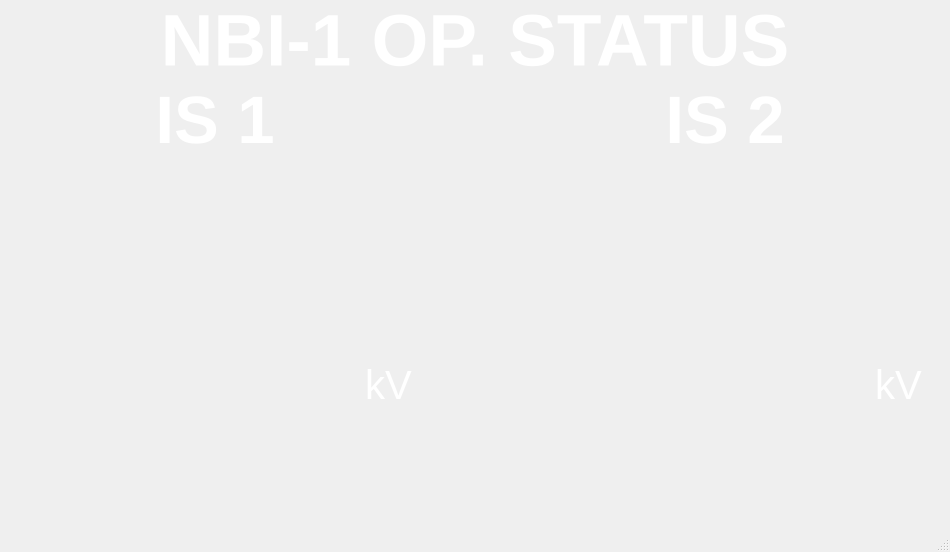
<?xml version="1.0" encoding="UTF-8"?>
<ui version="4.0">
 <class>MainWindow</class>
 <widget class="QMainWindow" name="MainWindow">
  <property name="geometry">
   <rect>
    <x>0</x>
    <y>0</y>
    <width>950</width>
    <height>552</height>
   </rect>
  </property>
  <property name="windowTitle">
   <string>NBI-1 OP. STATUS</string>
  </property>
  <widget class="QWidget" name="centralWidget">
   <widget class="CAGraphic" name="caGraphic_2">
    <property name="geometry">
     <rect>
      <x>10</x>
      <y>160</y>
      <width>410</width>
      <height>90</height>
     </rect>
    </property>
    <property name="geometryType">
     <enum>StaticGraphic::Rectangle</enum>
    </property>
    <property name="fillColor" stdset="0">
     <color>
      <red>255</red>
      <green>0</green>
      <blue>0</blue>
     </color>
    </property>
    <property name="fillDisplayMode">
     <enum>CAGraphic::Blink</enum>
    </property>
    <property name="pvname">
     <string>NB1_BEAMON_OP1_STATUS</string>
    </property>
   </widget>
   <widget class="QLabel" name="label">
    <property name="geometry">
     <rect>
      <x>10</x>
      <y>-10</y>
      <width>930</width>
      <height>100</height>
     </rect>
    </property>
    <property name="font">
     <font>
      <pointsize>55</pointsize>
      <weight>75</weight>
      <bold>true</bold>
     </font>
    </property>
    <property name="styleSheet">
     <string notr="true">color:white;</string>
    </property>
    <property name="text">
     <string>NBI-1 OP. STATUS</string>
    </property>
    <property name="alignment">
     <set>Qt::AlignCenter</set>
    </property>
   </widget>
   <widget class="QLabel" name="label_9">
    <property name="geometry">
     <rect>
      <x>0</x>
      <y>0</y>
      <width>950</width>
      <height>530</height>
     </rect>
    </property>
    <property name="font">
     <font>
      <family>Sans Serif</family>
     </font>
    </property>
    <property name="text">
     <string/>
    </property>
    <property name="pixmap">
     <pixmap resource="resources/resources.qrc">:/new/prefix1/images/background.png</pixmap>
    </property>
   </widget>
   <widget class="CAGraphic" name="caGraphic_3">
    <property name="geometry">
     <rect>
      <x>10</x>
      <y>340</y>
      <width>230</width>
      <height>80</height>
     </rect>
    </property>
    <property name="geometryType">
     <enum>StaticGraphic::Rectangle</enum>
    </property>
    <property name="fillColor" stdset="0">
     <color>
      <red>255</red>
      <green>0</green>
      <blue>0</blue>
     </color>
    </property>
    <property name="fillDisplayMode">
     <enum>CAGraphic::Blink</enum>
    </property>
    <property name="pvname">
     <string>NB1_PS1_STA_HVON</string>
    </property>
   </widget>
   <widget class="CALabel" name="caLabel">
    <property name="geometry">
     <rect>
      <x>25</x>
      <y>170</y>
      <width>380</width>
      <height>70</height>
     </rect>
    </property>
    <property name="font">
     <font>
      <pointsize>40</pointsize>
     </font>
    </property>
    <property name="styleSheet">
     <string notr="true">color:white;</string>
    </property>
    <property name="alignment">
     <set>Qt::AlignCenter</set>
    </property>
    <property name="pvname">
     <string>NB1_BEAMON_OP1_STATUS</string>
    </property>
    <property name="truelabel">
     <string>Beam ON</string>
    </property>
    <property name="falselabel">
     <string>Beam OFF</string>
    </property>
   </widget>
   <widget class="CALabel" name="caLabel_2">
    <property name="geometry">
     <rect>
      <x>30</x>
      <y>350</y>
      <width>190</width>
      <height>60</height>
     </rect>
    </property>
    <property name="font">
     <font>
      <pointsize>40</pointsize>
     </font>
    </property>
    <property name="styleSheet">
     <string notr="true">color:white;</string>
    </property>
    <property name="alignment">
     <set>Qt::AlignCenter</set>
    </property>
    <property name="pvname">
     <string>NB1_PS1_STA_HVON</string>
    </property>
    <property name="truelabel">
     <string>HV ON</string>
    </property>
    <property name="falselabel">
     <string>HV OFF</string>
    </property>
   </widget>
   <widget class="CALabel" name="caLabel_3">
    <property name="geometry">
     <rect>
      <x>250</x>
      <y>350</y>
      <width>110</width>
      <height>60</height>
     </rect>
    </property>
    <property name="font">
     <font>
      <pointsize>30</pointsize>
     </font>
    </property>
    <property name="alignment">
     <set>Qt::AlignCenter</set>
    </property>
    <property name="pvname">
     <string>NB1_P1G1_AO_DCLINK</string>
    </property>
    <property name="dmode" stdset="0">
     <enum>CALabel::RealOne</enum>
    </property>
    <property name="cmode" stdset="0">
     <enum>CALabel::Alarm</enum>
    </property>
   </widget>
   <widget class="CALabel" name="caLabel_4">
    <property name="geometry">
     <rect>
      <x>540</x>
      <y>350</y>
      <width>190</width>
      <height>60</height>
     </rect>
    </property>
    <property name="font">
     <font>
      <pointsize>40</pointsize>
     </font>
    </property>
    <property name="styleSheet">
     <string notr="true">color:white;</string>
    </property>
    <property name="alignment">
     <set>Qt::AlignCenter</set>
    </property>
    <property name="pvname">
     <string>NB1_PS2_STA_HVON</string>
    </property>
    <property name="truelabel">
     <string>HV ON</string>
    </property>
    <property name="falselabel">
     <string>HV OFF</string>
    </property>
   </widget>
   <widget class="CAGraphic" name="caGraphic_4">
    <property name="geometry">
     <rect>
      <x>520</x>
      <y>340</y>
      <width>230</width>
      <height>80</height>
     </rect>
    </property>
    <property name="geometryType">
     <enum>StaticGraphic::Rectangle</enum>
    </property>
    <property name="fillColor" stdset="0">
     <color>
      <red>255</red>
      <green>0</green>
      <blue>0</blue>
     </color>
    </property>
    <property name="fillDisplayMode">
     <enum>CAGraphic::Blink</enum>
    </property>
    <property name="pvname">
     <string>NB1_PS2_STA_HVON</string>
    </property>
   </widget>
   <widget class="QLabel" name="label_2">
    <property name="geometry">
     <rect>
      <x>10</x>
      <y>90</y>
      <width>410</width>
      <height>60</height>
     </rect>
    </property>
    <property name="font">
     <font>
      <pointsize>50</pointsize>
      <weight>75</weight>
      <bold>true</bold>
     </font>
    </property>
    <property name="styleSheet">
     <string notr="true">color:white;</string>
    </property>
    <property name="text">
     <string>IS 1</string>
    </property>
    <property name="alignment">
     <set>Qt::AlignCenter</set>
    </property>
   </widget>
   <widget class="QLabel" name="label_3">
    <property name="geometry">
     <rect>
      <x>520</x>
      <y>90</y>
      <width>410</width>
      <height>60</height>
     </rect>
    </property>
    <property name="font">
     <font>
      <pointsize>50</pointsize>
      <weight>75</weight>
      <bold>true</bold>
     </font>
    </property>
    <property name="styleSheet">
     <string notr="true">color:white;</string>
    </property>
    <property name="text">
     <string>IS 2</string>
    </property>
    <property name="alignment">
     <set>Qt::AlignCenter</set>
    </property>
   </widget>
   <widget class="CALabel" name="caLabel_5">
    <property name="geometry">
     <rect>
      <x>760</x>
      <y>350</y>
      <width>110</width>
      <height>60</height>
     </rect>
    </property>
    <property name="font">
     <font>
      <pointsize>30</pointsize>
     </font>
    </property>
    <property name="alignment">
     <set>Qt::AlignCenter</set>
    </property>
    <property name="pvname">
     <string>NB1_P2G1_STA_VDC</string>
    </property>
    <property name="dmode" stdset="0">
     <enum>CALabel::RealOne</enum>
    </property>
    <property name="cmode" stdset="0">
     <enum>CALabel::Alarm</enum>
    </property>
   </widget>
   <widget class="QLabel" name="label_4">
    <property name="geometry">
     <rect>
      <x>875</x>
      <y>360</y>
      <width>50</width>
      <height>50</height>
     </rect>
    </property>
    <property name="font">
     <font>
      <pointsize>30</pointsize>
     </font>
    </property>
    <property name="styleSheet">
     <string notr="true">color:white;</string>
    </property>
    <property name="text">
     <string>kV</string>
    </property>
   </widget>
   <widget class="QLabel" name="label_5">
    <property name="geometry">
     <rect>
      <x>365</x>
      <y>360</y>
      <width>50</width>
      <height>50</height>
     </rect>
    </property>
    <property name="font">
     <font>
      <pointsize>30</pointsize>
     </font>
    </property>
    <property name="styleSheet">
     <string notr="true">color:white;</string>
    </property>
    <property name="text">
     <string>kV</string>
    </property>
   </widget>
   <widget class="CALabel" name="caLabel_6">
    <property name="geometry">
     <rect>
      <x>535</x>
      <y>170</y>
      <width>380</width>
      <height>70</height>
     </rect>
    </property>
    <property name="font">
     <font>
      <pointsize>40</pointsize>
     </font>
    </property>
    <property name="styleSheet">
     <string notr="true">color:white;</string>
    </property>
    <property name="alignment">
     <set>Qt::AlignCenter</set>
    </property>
    <property name="pvname">
     <string>NB1_BEAMON_OP2_STATUS</string>
    </property>
    <property name="truelabel">
     <string>Beam ON</string>
    </property>
    <property name="falselabel">
     <string>Beam OFF</string>
    </property>
   </widget>
   <widget class="CAGraphic" name="caGraphic_5">
    <property name="geometry">
     <rect>
      <x>520</x>
      <y>160</y>
      <width>410</width>
      <height>90</height>
     </rect>
    </property>
    <property name="geometryType">
     <enum>StaticGraphic::Rectangle</enum>
    </property>
    <property name="fillColor" stdset="0">
     <color>
      <red>255</red>
      <green>0</green>
      <blue>0</blue>
     </color>
    </property>
    <property name="fillDisplayMode">
     <enum>CAGraphic::Blink</enum>
    </property>
    <property name="pvname">
     <string>NB1_BEAMON_OP2_STATUS</string>
    </property>
   </widget>
   <widget class="CAGraphic" name="caGraphic_6">
    <property name="geometry">
     <rect>
      <x>10</x>
      <y>260</y>
      <width>410</width>
      <height>70</height>
     </rect>
    </property>
    <property name="geometryType">
     <enum>StaticGraphic::Rectangle</enum>
    </property>
    <property name="fillColor" stdset="0">
     <color>
      <red>255</red>
      <green>0</green>
      <blue>0</blue>
     </color>
    </property>
    <property name="fillDisplayMode">
     <enum>CAGraphic::IfNotZero</enum>
    </property>
    <property name="pvname">
     <string>NB1_P1ARC_RTN_RUN</string>
    </property>
   </widget>
   <widget class="CALabel" name="caLabel_7">
    <property name="geometry">
     <rect>
      <x>40</x>
      <y>267</y>
      <width>360</width>
      <height>55</height>
     </rect>
    </property>
    <property name="font">
     <font>
      <pointsize>40</pointsize>
     </font>
    </property>
    <property name="styleSheet">
     <string notr="true">color:white;</string>
    </property>
    <property name="alignment">
     <set>Qt::AlignCenter</set>
    </property>
    <property name="pvname">
     <string>NB1_P1ARC_RTN_RUN</string>
    </property>
    <property name="truelabel">
     <string>ARC Dischg.</string>
    </property>
    <property name="falselabel">
     <string>ARC Dischg.</string>
    </property>
   </widget>
   <widget class="CALabel" name="caLabel_8">
    <property name="geometry">
     <rect>
      <x>550</x>
      <y>267</y>
      <width>360</width>
      <height>55</height>
     </rect>
    </property>
    <property name="font">
     <font>
      <pointsize>40</pointsize>
     </font>
    </property>
    <property name="styleSheet">
     <string notr="true">color:white;</string>
    </property>
    <property name="alignment">
     <set>Qt::AlignCenter</set>
    </property>
    <property name="pvname">
     <string>NB1_P2ARC_STA_RUN</string>
    </property>
    <property name="truelabel">
     <string>ARC Dischg.</string>
    </property>
    <property name="falselabel">
     <string>ARC Dischg.</string>
    </property>
   </widget>
   <widget class="CAGraphic" name="caGraphic_7">
    <property name="geometry">
     <rect>
      <x>520</x>
      <y>260</y>
      <width>410</width>
      <height>70</height>
     </rect>
    </property>
    <property name="geometryType">
     <enum>StaticGraphic::Rectangle</enum>
    </property>
    <property name="fillColor" stdset="0">
     <color>
      <red>255</red>
      <green>0</green>
      <blue>0</blue>
     </color>
    </property>
    <property name="fillDisplayMode">
     <enum>CAGraphic::IfNotZero</enum>
    </property>
    <property name="pvname">
     <string>NB1_P2ARC_STA_RUN</string>
    </property>
   </widget>
   <widget class="CALabel" name="caLabel_9">
    <property name="geometry">
     <rect>
      <x>550</x>
      <y>437</y>
      <width>360</width>
      <height>55</height>
     </rect>
    </property>
    <property name="font">
     <font>
      <pointsize>40</pointsize>
     </font>
    </property>
    <property name="styleSheet">
     <string notr="true">color:white;</string>
    </property>
    <property name="alignment">
     <set>Qt::AlignCenter</set>
    </property>
    <property name="pvname">
     <string>NB1_P2FILA_STA_TRUN</string>
    </property>
    <property name="truelabel">
     <string>Filament</string>
    </property>
    <property name="falselabel">
     <string>Filament</string>
    </property>
   </widget>
   <widget class="CALabel" name="caLabel_10">
    <property name="geometry">
     <rect>
      <x>40</x>
      <y>437</y>
      <width>360</width>
      <height>55</height>
     </rect>
    </property>
    <property name="font">
     <font>
      <pointsize>40</pointsize>
     </font>
    </property>
    <property name="styleSheet">
     <string notr="true">color:white;</string>
    </property>
    <property name="alignment">
     <set>Qt::AlignCenter</set>
    </property>
    <property name="pvname">
     <string>NB1_P1FIL_RTN_TSTOP</string>
    </property>
    <property name="truelabel">
     <string>Filament</string>
    </property>
    <property name="falselabel">
     <string>Filament</string>
    </property>
   </widget>
   <widget class="CAGraphic" name="caGraphic_8">
    <property name="geometry">
     <rect>
      <x>520</x>
      <y>430</y>
      <width>410</width>
      <height>70</height>
     </rect>
    </property>
    <property name="geometryType">
     <enum>StaticGraphic::Rectangle</enum>
    </property>
    <property name="fillColor" stdset="0">
     <color>
      <red>255</red>
      <green>0</green>
      <blue>0</blue>
     </color>
    </property>
    <property name="fillDisplayMode">
     <enum>CAGraphic::IfNotZero</enum>
    </property>
    <property name="pvname">
     <string>NB1_P2FILA_STA_TRUN</string>
    </property>
   </widget>
   <widget class="CAGraphic" name="caGraphic_9">
    <property name="geometry">
     <rect>
      <x>10</x>
      <y>430</y>
      <width>410</width>
      <height>70</height>
     </rect>
    </property>
    <property name="geometryType">
     <enum>StaticGraphic::Rectangle</enum>
    </property>
    <property name="fillColor" stdset="0">
     <color>
      <red>255</red>
      <green>0</green>
      <blue>0</blue>
     </color>
    </property>
    <property name="fillDisplayMode">
     <enum>CAGraphic::IfNotZero</enum>
    </property>
    <property name="pvname">
     <string>NB1_P1FIL_RTN_TSTOP</string>
    </property>
   </widget>
   <zorder>label_9</zorder>
   <zorder>caGraphic_7</zorder>
   <zorder>caGraphic_5</zorder>
   <zorder>caGraphic_4</zorder>
   <zorder>caGraphic_8</zorder>
   <zorder>caGraphic_6</zorder>
   <zorder>caGraphic_9</zorder>
   <zorder>caGraphic_3</zorder>
   <zorder>caGraphic_2</zorder>
   <zorder>label</zorder>
   <zorder>caLabel</zorder>
   <zorder>caLabel_2</zorder>
   <zorder>caLabel_3</zorder>
   <zorder>caLabel_4</zorder>
   <zorder>label_2</zorder>
   <zorder>label_3</zorder>
   <zorder>caLabel_5</zorder>
   <zorder>label_4</zorder>
   <zorder>label_5</zorder>
   <zorder>caLabel_6</zorder>
   <zorder>caLabel_7</zorder>
   <zorder>caLabel_8</zorder>
   <zorder>caLabel_9</zorder>
   <zorder>caLabel_10</zorder>
  </widget>
  <widget class="QStatusBar" name="statusBar"/>
 </widget>
 <layoutdefault spacing="6" margin="11"/>
 <customwidgets>
  <customwidget>
   <class>CALabel</class>
   <extends>QLabel</extends>
   <header>caLabel.h</header>
  </customwidget>
  <customwidget>
   <class>CAGraphic</class>
   <extends>StaticGraphic</extends>
   <header>caGraphic.h</header>
  </customwidget>
  <customwidget>
   <class>StaticGraphic</class>
   <extends>QWidget</extends>
   <header>staticGraphic.h</header>
  </customwidget>
 </customwidgets>
 <resources>
  <include location="resources/resources.qrc"/>
 </resources>
 <connections/>
</ui>
